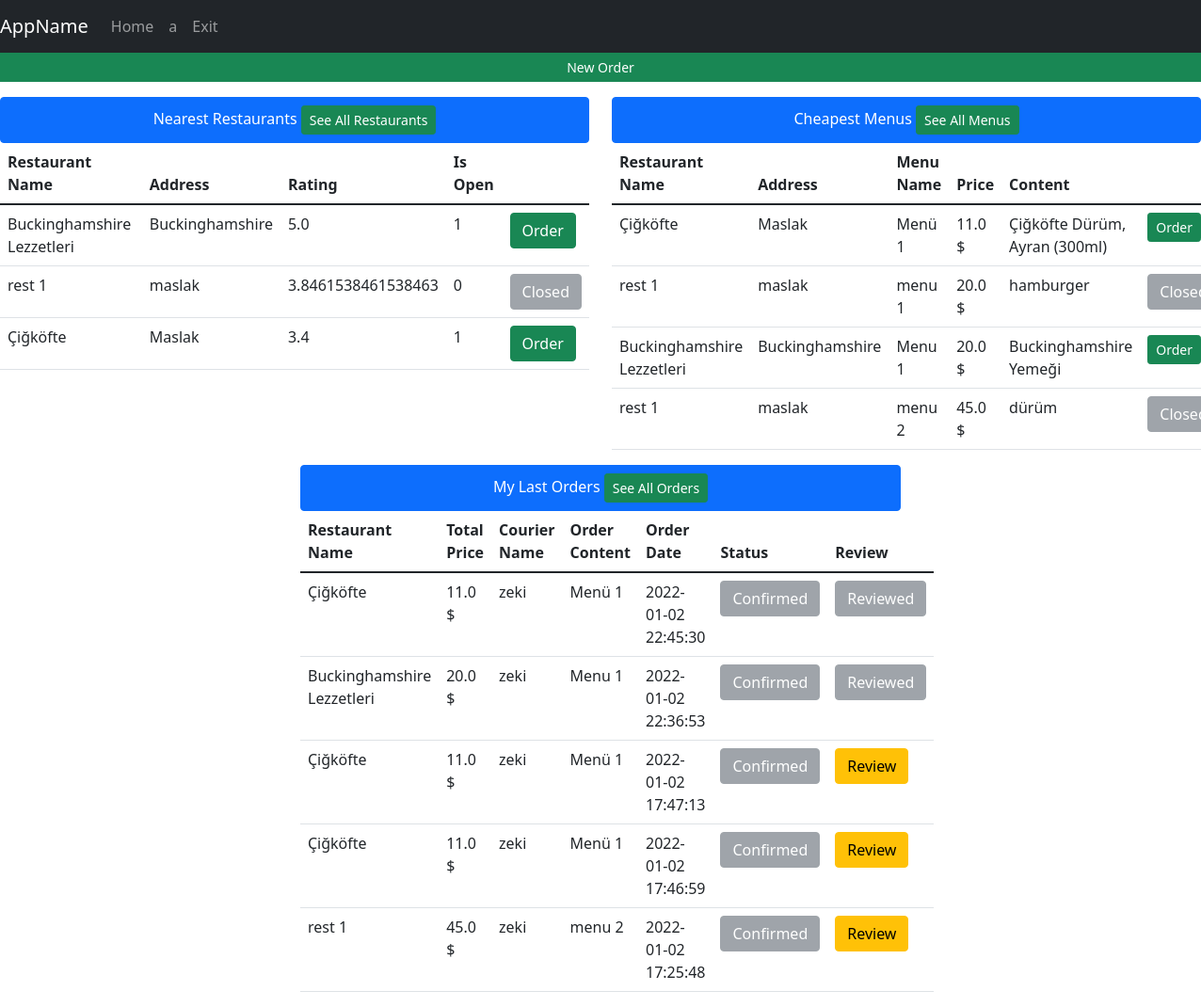
The app's page /home (signed in) with its own data.
### tables this page shows
CREATE TABLE restaurant(id INTEGER PRIMARY KEY, restaurantName varchar(30),address varchar(250),lat Text,lng Text,isOpen binary,averageRating REAL);

CREATE TABLE menu(id INTEGER PRIMARY KEY,menuName varchar(30), price REAL, content TEXT, restaurantId int REFERENCES restaurant(id) ON UPDATE CASCADE);

CREATE TABLE foodOrder(id INTEGER PRIMARY KEY,content TEXT,orderDate Date DEFAULT (datetime('now','localtime')),totalPrice REAL, is_delivered INTEGER DEFAULT(0), is_reviewed INTEGER DEFAULT(0), restaurantId INTEGER, courierID int REFERENCES couriers(id) ON UPDATE CASCADE, userUserName varchar(30) REFERENCES users(username) ON UPDATE CASCADE, FOREIGN KEY(restaurantId) REFERENCES restaurant(id));

CREATE TABLE couriers(id INTEGER PRIMARY KEY,name TEXT,is_available TEXT,lat REAL,lng, orderId int REFERENCES foodOrder(id) ON UPDATE CASCADE);

### app.py (the view, shortened to what this page needs)
@app.route("/home", methods=["GET", "POST"])
def homeView():
    with sqlite3.connect(DATABASE) as database:
        cursor = database.cursor()
    if not session.get('logged_in'):
        return render_template('auth/login.html', title='Login')
    if session["user_type"] == 1:
        data = getAllDbData(toGet=["users", "restaurant", "couriers", "menu", "restaurantName","orders"], limit=5)
        session["isFiltered"], session["filteredData"] = False, {}
        return render_template('admin/adminHome.html', title='Admin Page', username=session["username"], data=data)
    else:
        data = getUserViewData()
        return render_template('user/homePage.html', title='Home', username=session["username"], data=data)

### templates/user/homePage.html (shortened to what this page needs)
{% extends 'base.html' %}
{% block navbar %}
<nav class="navbar navbar-expand-lg navbar-dark bg-dark">
    <a class="navbar-brand" href="/home">AppName</a>
    <div class="collapse navbar-collapse" id="navbarNav">
        <ul class="navbar-nav">
          <li class="nav-item active"><a class="nav-link" href="/">Home</a></li>
          <li class="nav-item active"><a class="nav-link" href="/userSettings">{{username}}</a></li>
          <li class="nav-item active"><a class="nav-link" href="/exit">Exit</a></li>
        </ul>
    </div>
</nav>
{% endblock %}
{% block body %}
    <div class="row">
    <a class="btn btn-sm btn-success" href="/selectRestaurant"> New Order </a>
    </div>
    <center>
     <div class="row mt-3">
     <div class="col-md-6">
         <ul class="list-group">
          <li class="list-group-item active">Nearest Restaurants <a href="/selectRestaurant" class="btn btn-sm btn-success">See All Restaurants</a></li>
         </ul>
         <form action="/selectMenu" method="POST">
         <table class="table table-hover">
              <thead>
                <tr>
                  <th scope="col">Restaurant Name</th>
                  <th scope="col">Address</th>
                  <th scope="col">Rating</th>
                  <th scope="col">Is Open</th>
                  <th scope="col"></th>
                </tr>
              </thead>
              <tbody>
              {%for i in range(data["near_restaurants"]|length)%}
                <tr>
                  <td>{{ data["near_restaurants"][i][2] }}</td>
                  <td>{{ data["near_restaurants"][i][3] }}</td>
                  <td>{{ data["near_restaurants"][i][7] }}</td>
                  <td>{{ data["near_restaurants"][i][6] }}</td>
                  {% if data["near_restaurants"][i][6] == 0 %}
                <td>
                  <button type="submit" disabled name="selectedRestaurant" value='{{ data["near_restaurants"][i][1] }}' class="btn btn-secondary">Closed</button>
                </td>
                {% else %}
                <td>
                  <button type="submit"  name="selectedRestaurant" value='{{ data["near_restaurants"][i][1] }}' class="btn btn-success">Order</button>
                </td>
                {% endif %}
                </tr>
              {%endfor%}
              </tbody>
         </table>
         </form>
     </div>
     <div class="col-md-6">
         <ul class="list-group">
          <li class="list-group-item active">Cheapest Menus <a href="/menus" class="btn btn-sm btn-success">See All Menus</a></li>
          </ul>
         <form action="/selectMenu" method="POST">
         <table class="table table-hover">
              <thead>
                <tr>
                  <th scope="col">Restaurant Name</th>
                  <th scope="col">Address</th>
                  <th scope="col">Menu Name</th>
                  <th scope="col">Price</th>
                  <th scope="col">Content</th>
                </tr>
              </thead>
              <tbody>
              {%for i in range(data["cheap_menus"]|length)%}
                <tr>
                  <td>{{ data["cheap_menus"][i][0] }}</td>
                  <td>{{ data["cheap_menus"][i][1] }}</td>
                  <td>{{ data["cheap_menus"][i][2] }} </td>
                  <td>{{ data["cheap_menus"][i][3] }} $</td>
                  <td>{{ data["cheap_menus"][i][6] }} </td>
                  {% if data["cheap_menus"][i][7] == 0 %}
                        <td><button class="btn btn-secondary" disabled name="selectedMenu" value="{{ data["cheap_menus"][i][4] }}">Closed</button></td>
                    {% else %}
                        <td><button class="btn btn-sm btn-success" name="selectedMenu" value="{{ data["cheap_menus"][i][4] }}">Order</button></td>
                    {% endif %}
                </tr>
              {%endfor%}
              </tbody>
         </table>
         </form>
     </div>
 </div>
        </center>
 <center>
     <div class="col-md-6">
         <ul class="list-group">
          <li class="list-group-item active">My Last Orders <a href="/myOrders" class="btn btn-sm btn-success">See All Orders</a></li>
          </ul>
         <form action="/home" method="POST">
         <table class="table table-hover">
              <thead>
                <tr>
                  <th scope="col">Restaurant Name</th>
                  <th scope="col">Total Price</th>
                  <th scope="col">Courier Name</th>
                  <th scope="col">Order Content</th>
                  <th scope="col">Order Date</th>
                  <th scope="col">Status</th>
                  <th scope="col">Review</th>
                </tr>
              </thead>
              <tbody>
              {%for i in range(data["orders"]|length)%}
                <tr>
                  <td>{{ data["orders"][i][6] }} </td>
                  <td>{{ data["orders"][i][0] }} $</td>
                  <td>{{ data["orders"][i][2] }}</td>
                  <td>{{ data["orders"][i][3] }}</td>
                  <td>{{ data["orders"][i][1] }}</td>
                    {% if data["orders"][i][5] == 1 %}
                        <td><button class="btn btn-secondary" disabled name="confirmedOrder" value="{{data['orders'][i][4]}}">Confirmed</button></td>
                    {% else %}
                        <td><button class="btn btn-warning" name="confirmedOrder" value="{{data['orders'][i][4]}}">Confirm Delivered</button></td>
                    {% endif %}
                    {% if data["orders"][i][7] == 1 %}
                        <td><button class="btn btn-secondary" disabled name="confirmedOrder" value="{{data['orders'][i][4]}}">Reviewed</button></td>
                    {% else %}
                        <td><a href="/reviewRestaurant?restId={{ data['orders'][i][8] }}&foodOrderId={{ data['orders'][i][4] }}" class="btn btn-warning" name="confirmedOrder" value="{{data['orders'][i][4]}}">Review</a></td>
                    {% endif %}
                </tr>
              {%endfor%}
              </tbody>
         </table>
         </form>
     </div>
 </center>
{% endblock %}

### records on screen
restaurant: restaurantName "Buckinghamshire Lezzetleri", address "Buckinghamshire", averageRating "5.0", isOpen "1", restaurantName "Buckinghamshire Lezzetleri", address "Buckinghamshire", restaurantName "Buckinghamshire Lezzetleri"
restaurant: restaurantName "rest 1", address "maslak", averageRating "3.8461538461538463", isOpen "0", restaurantName "rest 1" "rest 1", address "maslak" "maslak", restaurantName "rest 1"
restaurant: restaurantName "Çiğköfte", address "Maslak", averageRating "3.4", isOpen "1", restaurantName "Çiğköfte", address "Maslak", restaurantName "Çiğköfte" "Çiğköfte" "Çiğköfte"
menu: menuName "Menü 1", price "11.0", content "Çiğköfte Dürüm, Ayran (300ml)"
menu: menuName "menu 1", price "20.0", content "hamburger"
menu: menuName "Menu 1", price "20.0", content "Buckinghamshire Yemeği"
menu: menuName "menu 2", price "45.0", content "dürüm"
foodOrder: totalPrice "11.0", content "Menü 1", orderDate "2022-01-02 22:45:30"
couriers: name "zeki" "zeki" "zeki" "zeki" "zeki"
foodOrder: totalPrice "20.0", content "Menu 1", orderDate "2022-01-02 22:36:53"
foodOrder: totalPrice "11.0", content "Menü 1", orderDate "2022-01-02 17:47:13"
foodOrder: totalPrice "11.0", content "Menü 1", orderDate "2022-01-02 17:46:59"
foodOrder: totalPrice "45.0", content "menu 2", orderDate "2022-01-02 17:25:48"

### other values on screen
{{ username }} "a"
